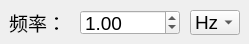
                      <widget class="QWidget" name="tab_ch1_PWM_freq_freq">
                       <attribute name="title">
                        <string>频率</string>
                       </attribute>
                       <widget class="QLabel" name="label_freq_5">
                        <property name="geometry">
                         <rect>
                          <x>9</x>
                          <y>11</y>
                          <width>57</width>
                          <height>22</height>
                         </rect>
                        </property>
                        <property name="font">
                         <font>
                          <family>Arial</family>
                          <pointsize>14</pointsize>
                         </font>
                        </property>
                        <property name="text">
                         <string>频率：</string>
                        </property>
                       </widget>
                       <widget class="QDoubleSpinBox" name="doublespinBox_ch1_PWM_freq_freq_para">
                        <property name="geometry">
                         <rect>
                          <x>80</x>
                          <y>10</y>
                          <width>100</width>
                          <height>25</height>
                         </rect>
                        </property>
                        <property name="minimumSize">
                         <size>
                          <width>100</width>
                          <height>0</height>
                         </size>
                        </property>
                        <property name="maximumSize">
                         <size>
                          <width>100</width>
                          <height>16777215</height>
                         </size>
                        </property>
                        <property name="font">
                         <font>
                          <pointsize>14</pointsize>
                         </font>
                        </property>
                        <property name="value">
                         <double>1.000000000000000</double>
                        </property>
                       </widget>
                       <widget class="QComboBox" name="comboBox_ch1_PWM_freq_freq_unit">
                        <property name="geometry">
                         <rect>
                          <x>190</x>
                          <y>10</y>
                          <width>50</width>
                          <height>25</height>
                         </rect>
                        </property>
                        <property name="minimumSize">
                         <size>
                          <width>50</width>
                          <height>0</height>
                         </size>
                        </property>
                        <property name="maximumSize">
                         <size>
                          <width>50</width>
                          <height>16777215</height>
                         </size>
                        </property>
                        <property name="font">
                         <font>
                          <pointsize>14</pointsize>
                         </font>
                        </property>
                        <property name="currentText">
                         <string>Hz</string>
                        </property>
                        <item>
                         <property name="text">
                          <string>Hz</string>
                         </property>
                        </item>
                        <item>
                         <property name="text">
                          <string>kHz</string>
                         </property>
                        </item>
                        <item>
                         <property name="text">
                          <string>MHz</string>
                         </property>
                        </item>
                       </widget>
                      </widget>
